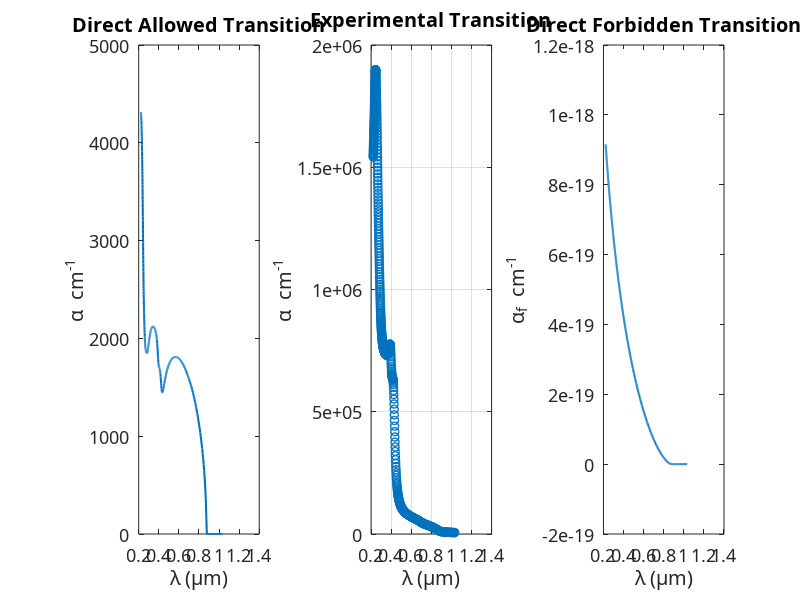

This figure's MATLAB source: (Note: this script raises an error after producing the figure.)
clc;
clearvars;
close all;
format long;
set(0,'DefaultAxesFontName', 'Latex');
set(0,'DefaultAxesFontSize', 13);

%% Loading data
data   = importdata('GaAs2.txt');
lambda = data(:,1);
lambda = lambda.*1e-6; %m
n      = data(:,2);
k      = data(:,3);
m0     = 9.11e-31;
q      = 1.6e-19;
eps0   = 8.854e-12;

%% physical constants
me     = 0.063*m0;
mh     = 0.5*m0;
mr     = me*mh/(me+mh);
h      = 6.624e-34;
hcut   = h/(2*pi);
c      = 3e8;
Eg     = 1.42*q;
fcv    = 23*q;
fcvf   = fcv/100;
eps    = 12.9*eps0;

nr     = mean(n); %added from abid's memory

%% Lab Task 1: Compare 'alpha' from 'k' with 'alpha' obtained from formula (using 'n')

E       = h*c./lambda;
% allowed transition
alpha   = q^2*sqrt(m0)./(4*pi*hcut^2*eps*c.*n).*(2*mr/m0)^1.5 .*(fcv./E).*(E-Eg).^0.5;

% forbidden transition
alphaf  = q^2*sqrt(m0)/(6*pi*hcut^2*eps*c*nr) ...
            .*(2*mr/m0)^2.5 .*(fcvf./E).*(E-Eg).^1.5;  %1/m


figure(1);
% yyaxis left;
subplot(131)
plot(lambda/1e-6, alpha/100,'Linewidth', 1.5);
xlabel ('\lambda (\mum)');
ylabel('\alpha  cm^{-1}');
title('Direct Allowed Transition');
hold on;

% yyaxis right;
subplot(132)
plot(lambda/1e-6, 4*pi*k./lambda/100,'o','Linewidth', 1);
xlabel ('\lambda (\mum)');
ylabel('\alpha  cm^{-1}');
grid on;
title(sprintf("Comparison of \\alpha for %s", 'GaAs'));
title('Experimental Transition');


% figure(2)
subplot(133)
% Direct Forbidden Transition
% subplot(121) %related to 73 no line
plot(lambda/1e-6, alphaf/100,'Linewidth', 1.5);
xlabel ('\lambda (\mum)');
ylabel('\alpha_f  cm^{-1}');
title('Direct Forbidden Transition');
subtitle(sprintf(string));
grid on;
